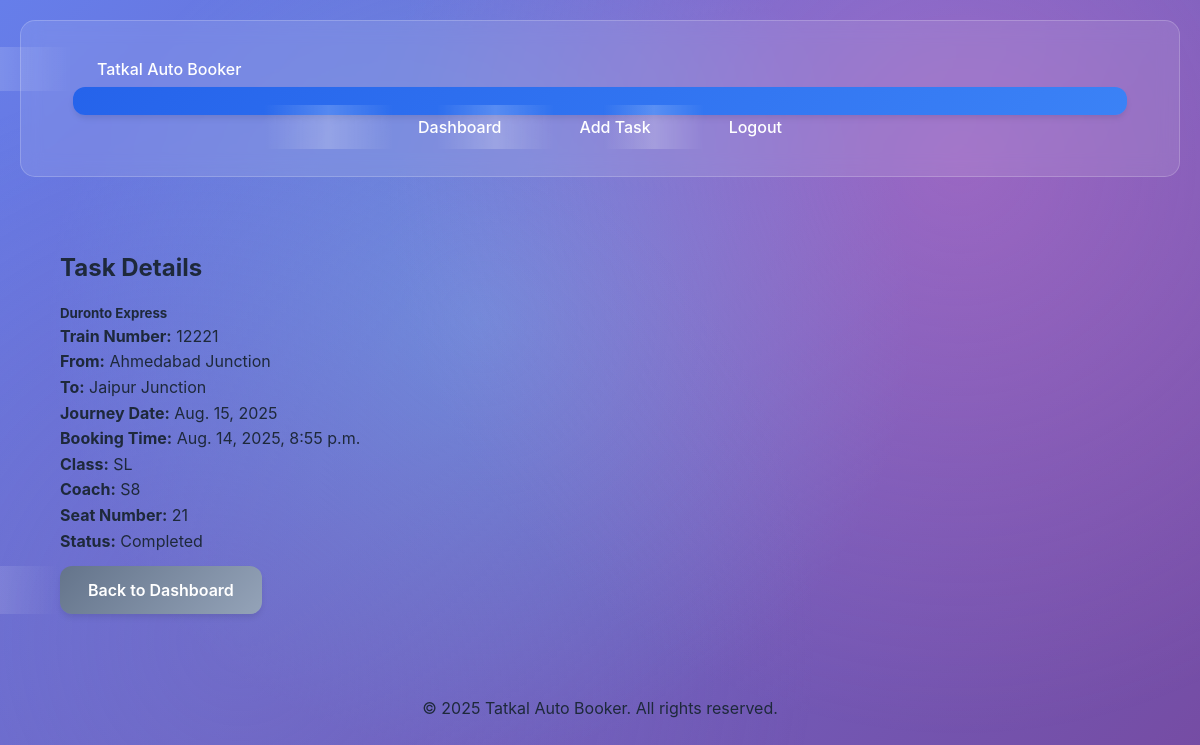
The page /dashboard/task/13/ (signed in) on the database its author committed.
### booking/models.py (models this page shows, shortened)
class Booking(models.Model):
    user = models.ForeignKey(User, on_delete=models.CASCADE)
    train_name_number = models.CharField(max_length=120, help_text="e.g., Rajdhani Express 12345", default="Unknown Train 00000")
    train_number = models.CharField(max_length=10, default="00000")
    train_name = models.CharField(max_length=100, default="Unknown Train")
    source_station = models.CharField(max_length=50, default="Unknown Source")
    destination_station = models.CharField(max_length=50, null=True, blank=True, default="Unknown Destination")
    journey_date = models.DateField(null=True, blank=True)
    booking_time = models.DateTimeField(null=True, blank=True)
    STATUS_CHOICES = [
        ('Scheduled', 'Scheduled'),
        ('Processing', 'Processing'),
        ('Completed', 'Completed'),
        ('Failed', 'Failed')
    ]
    status = models.CharField(max_length=20, choices=STATUS_CHOICES, default='Scheduled')
    pnr_number = models.CharField(max_length=12, blank=True, null=True)
    seat_number = models.CharField(max_length=10, blank=True, null=True)
    coach_number = models.CharField(max_length=5, blank=True, null=True)
    class_type = models.CharField(
        max_length=20,
        choices=[
            ('SL', 'Sleeper'),
            ('3A', '3rd AC'),
            ('2A', '2nd AC'),
            ('1A', '1st AC')
        ],
        default='SL'
    )
    ticket_pdf = models.FileField(upload_to="tickets/", blank=True, null=True)
    ticket_pdf_url = models.URLField(blank=True, null=True)
    auto_delete_enabled = models.BooleanField(default=True)
    retention_days = models.PositiveIntegerField(default=30)
    deleted_at = models.DateTimeField(null=True, blank=True)

### booking/views.py (the view)
# urls.py: path('task/<int:task_id>/', views.task_detail, name='task_detail'),
@login_required
def task_detail(request, task_id):
    from django.shortcuts import get_object_or_404
    task = get_object_or_404(Booking, id=task_id, user=request.user)
    passengers = task.passengers.all()
    return render(request, 'booking/task_detail.html', {
        'task': task,
        'passengers': passengers
    })

### booking/templates/booking/task_detail.html (shortened to what this page needs)
{% extends 'booking/base.html' %}
{% load static %}
{% block content %}
<div class="container mt-4">
    <div class="row">
        <div class="col-md-8 offset-md-2">
            <div class="card">
                <div class="card-header bg-primary text-white">
                    <h4 class="mb-0">Task Details</h4>
                </div>
                <div class="card-body">
                    <h5 class="card-title">{{ task.train_name }}</h5>
                    <p class="card-text">
                        <strong>Train Number:</strong> {{ task.train_number }}<br>
                        <strong>From:</strong> {{ task.source_station }}<br>
                        <strong>To:</strong> {{ task.destination_station }}<br>
                        <strong>Journey Date:</strong> {{ task.journey_date }}<br>
                        <strong>Booking Time:</strong> {{ task.booking_time }}<br>
                        <strong>Class:</strong> {{ task.class_type }}<br>
                        <strong>Coach:</strong> {{ task.coach_number }}<br>
                        <strong>Seat Number:</strong> {{ task.seat_number|default:"Not assigned" }}<br>
                        <strong>Status:</strong>
                        <span class="badge badge-{% if task.status == 'completed' %}success{% elif task.status == 'failed' %}danger{% else %}warning{% endif %}">
                            {{ task.get_status_display }}
                        </span>
                    </p>
                    <div class="mt-4">
                        <a href="{% url 'dashboard' %}" class="btn btn-secondary">Back to Dashboard</a>
                    </div>
                </div>
            </div>
        </div>
    </div>
</div>
{% endblock %}

### booking/static/booking/common.css (style rules this page uses)
a { color: #007bff; text-decoration: none; }
body { font-family: Arial, sans-serif; line-height: 1.6; margin: 0; padding: 20px; background-color: #f4f4f4; }
.card-header { font-size: 1.2em; font-weight: bold; margin-bottom: 10px; color: #333; }
.mt-4 { margin-top: 1.5rem; }
.btn-secondary { background-color: #6c757d; }

### booking/static/booking/enhanced.css (style rules this page uses)
:root { --primary-color: #2563eb; --secondary-color: #64748b; --accent-color: #f59e0b; --success-color: #10b981; --danger-color: #ef4444; --warning-color: #f59e0b; --background-gradient: linear-gradient(135deg, #667eea 0%, #764ba2 100%); --card-background: rgba(255, 255, 255, 0.95); --text-primary: #1e293b; --text-secondary: #475569; --border-color: #e2e8f0; --shadow-sm: 0 1px 2px 0 rgba(0, 0, 0, 0.05); --shadow-md: 0 4px 6px -1px rgba(0, 0, 0, 0.1); --shadow-lg: 0 10px 15px -3px rgba(0, 0, 0, 0.1); --shadow-xl: 0 20px 25px -5px rgba(0, 0, 0, 0.1); --transition-fast: 0.15s ease; --transition-normal: 0.3s ease; --transition-slow: 0.5s ease; }
* { margin: 0; padding: 0; box-sizing: border-box; }
body { font-family: 'Inter', -apple-system, BlinkMacSystemFont, 'Segoe UI', sans-serif; line-height: 1.6; color: var(--text-primary); background: var(--background-gradient); min-height: 100vh; position: relative; overflow-x: hidden; }
body::before { content: ''; position: fixed; top: 0; left: 0; width: 100%; height: 100%; background-image: radial-gradient(circle at 20% 80%, rgba(120, 119, 198, 0.3) 0%, transparent 50%), radial-gradient(circle at 80% 20%, rgba(255, 119, 198, 0.3) 0%, transparent 50%), radial-gradient(circle at 40% 40%, rgba(120, 219, 255, 0.3) 0%, transparent 50%); animation: float 20s ease-in-out infinite; z-index: -1; }
button, .btn { background: linear-gradient(135deg, var(--primary-color), #3b82f6); color: white; padding: 14px 28px; border: none; border-radius: 12px; font-size: 16px; font-weight: 600; cursor: pointer; transition: all var(--transition-normal); position: relative; overflow: hidden; box-shadow: var(--shadow-md); }
button::before, .btn::before { content: ''; position: absolute; top: 0; left: -100%; width: 100%; height: 100%; background: linear-gradient(90deg, transparent, rgba(255, 255, 255, 0.2), transparent); transition: left var(--transition-normal); }
a { color: var(--primary-color); text-decoration: none; position: relative; transition: color var(--transition-normal); }
a::after { content: ''; position: absolute; width: 0; height: 2px; bottom: -2px; left: 0; background-color: var(--primary-color); transition: width var(--transition-normal); }
.card-header { font-size: 1.5rem; font-weight: 700; margin-bottom: 15px; color: var(--text-primary); }
.mt-4 { margin-top: 1.5rem; }
.btn-secondary { background: linear-gradient(135deg, var(--secondary-color), #94a3b8); }
.container { max-width: 1200px; margin: 0 auto; padding: 20px; }

### rows shown on the page
Booking: train_name "Duronto Express", train_number "12221", source_station "Ahmedabad Junction", destination_station "Jaipur Junction", journey_date "Aug. 15, 2025", booking_time "Aug. 14, 2025, 8:55 p.m.", class_type "SL", coach_number "S8", seat_number "21", status "Completed"
